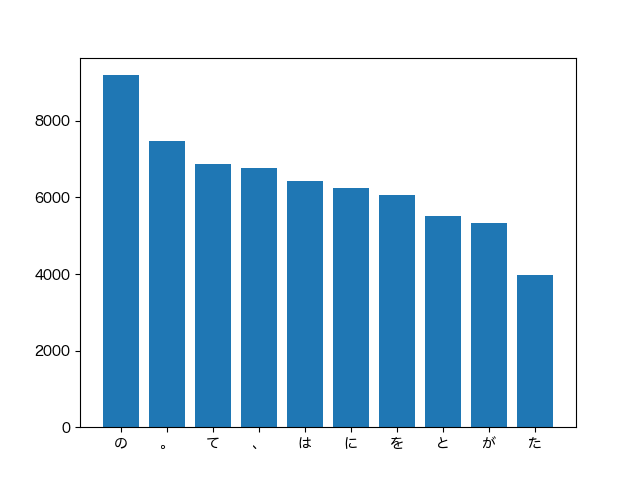

Write the Python code that produced this figure.
import csv
import collections
import matplotlib.pyplot as plt
from matplotlib import rcParams
rcParams['font.family'] = 'sans-serif'
rcParams['font.sans-serif'] = ['Hiragino Maru Gothic Pro', 'Yu Gothic', 'Meirio',
                               'Takao', 'IPAexGothic', 'IPAPGothic', 'VL PGothic', 'Noto Sans CJK JP']


def parse_mecab(line):
    res = {}
    if line.find('EOS') > -1:
        return res
    tab_splitted = line.split('\t')
    res['surface'] = tab_splitted[0]
    comma_splitted = tab_splitted[1].split(',')
    res['base'] = comma_splitted[6]
    res['pos'] = comma_splitted[0]
    res['pos1'] = comma_splitted[1]
    return res


def parse_lines():
    with open("neko.txt.mecab") as f:
        res = []
        for line in f:
            morph = parse_mecab(line)
            if morph:
                res.append(morph)
            else:
                yield res
                res = []


def extract_surface(morphs):
    return [morph['surface'] for morph in morphs]


TF = collections.Counter(sum([extract_surface(morphs)
                              for morphs in parse_lines()], []))

words = []
freqs = []
for word, freq in TF.most_common(10):
    words.append(word)
    freqs.append(freq)

plt.bar(range(10), freqs, tick_label=words)
plt.savefig('36.png')
